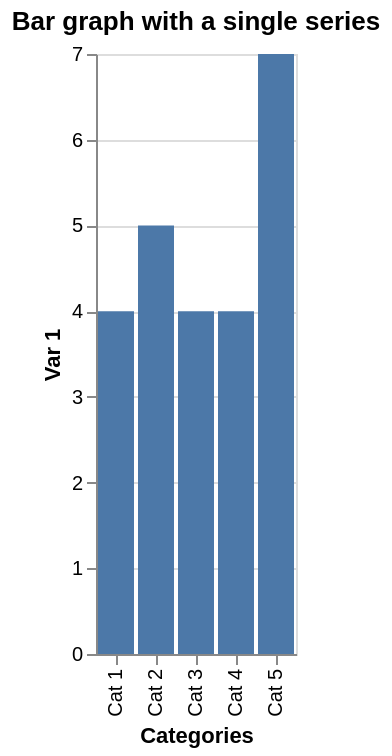

Express this chart as Vega-Lite.
### Vega-Lite specification from a JSON file in a GitHub repository (floating-point values rounded to 4 significant figures)
{"$schema": "https://vega.github.io/schema/vega-lite/v5.json", "mark": "bar", "title": "Bar graph with a single series", "data": {"values": [{"sample": "Cat 1", "variable": "Var 1", "value": 4}, {"sample": "Cat 2", "variable": "Var 1", "value": 5}, {"sample": "Cat 3", "variable": "Var 1", "value": 4}, {"sample": "Cat 4", "variable": "Var 1", "value": 4}, {"sample": "Cat 5", "variable": "Var 1", "value": 7}]}, "encoding": {"x": {"field": "sample", "type": "nominal", "title": "Categories", "sort": null}, "y": {"field": "value", "type": "quantitative", "title": "Var 1"}}}
